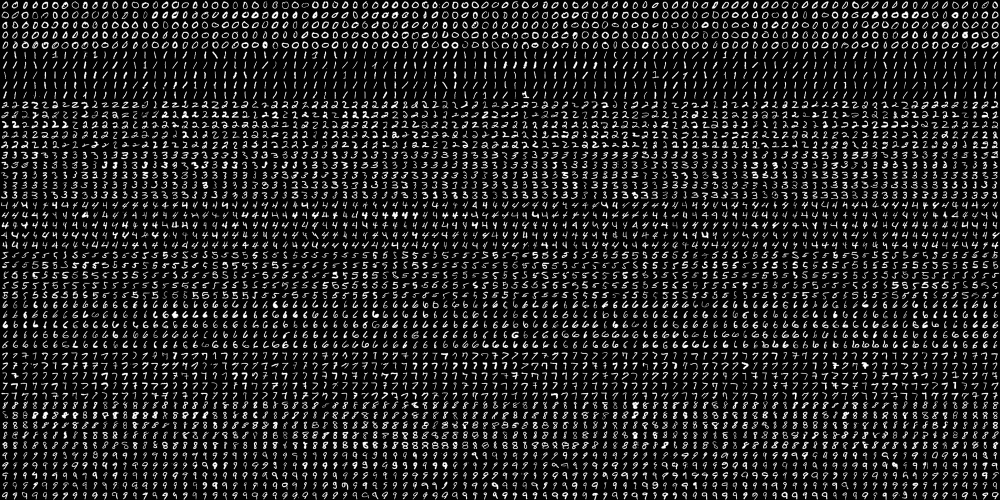
#> input picture 01-OpencvPythonTutorial/ch46-ML-KNN/digits.png, 2000 x 1000 px (shown at 1/2 size)
$ python '02-knn识别手写数字.py'
#> lines starting #> are read from the running program, lines starting #| are printed output that depends on the picture
# -*-coding:utf-8-*-
# @Author: Damon0626
# @Time  : 19-2-14 下午8:52
# @Email : wwymsn@163.com
# @Software: PyCharm


import cv2
import numpy as np
import matplotlib.pyplot as plt


img = cv2.imread('digits.png')
#> img is the input picture: shape (1000, 2000, 3); min 0, max 255, mean 33.8
gray = cv2.cvtColor(img, cv2.COLOR_BGR2GRAY)

cells = [np.hsplit(row, 100) for row in np.vsplit(gray, 50)]
#> cells = 50 items
x = np.array(cells)
# print(x.shape)  # 50, 100, 20, 20

train = x[:, :50].reshape(-1, 400).astype(np.float32)  # 2500train
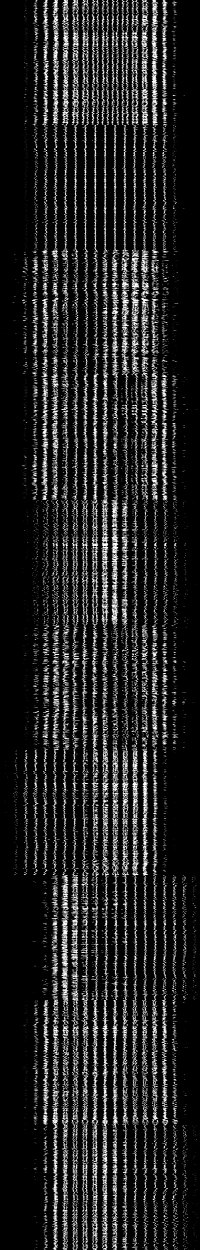
#> train: shape (2500, 400) float32 (shown at 1/2 size); min 0, max 255, mean 33.8
test = x[:, 50:100].reshape(-1, 400).astype(np.float32)
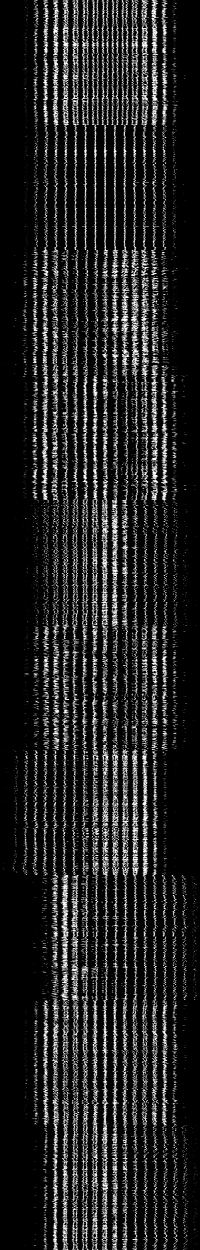
#> test: shape (2500, 400) float32 (shown at 1/2 size); min 0, max 255, mean 33.8

k = np.arange(10)  # 10分类
train_labels = np.repeat(k, 250)[:, np.newaxis]  # 2500*1
test_labels = train_labels.copy()


knn = cv2.ml.KNearest_create()
knn.train(train, cv2.ml.ROW_SAMPLE, train_labels)

ret, result, neighbours, dist = knn.findNearest(test, 5)
#> ret = 0; result = 2500 values, max 9 at index 452, min 0 at index 0, mean 4.47; neighbours = 2500 rows, first 6: [0, 0, 0, 0, 0], [0, 0, 0, 0, 0], [0, 0, 0, 0, 0], [0, 0, 5, 5, 5], [0, 0, 0, 0, 0], [0, 0, 0, 0, 0]; dist = 2500 rows, first 6: [361955, 598018, 606136, 608480, 610345], [790595, 959768, 1055851, 1065401, 1068785], [534520, 641045, 681043, 732508, 751514], [943748, 958162, 1052576, 1243297, 1249885], [796400, 841097, 878670, 896978, 960181], [396251, 671587, 715542, 749110, 751370]
matches = result == test_labels
correct = np.count_nonzero(matches)
#> correct = 2294
accuracy = correct*100/result.size
#> accuracy = 91.76
print("Accuracy:", accuracy, "%")
#| Accuracy: 91.76 %

np.savez('knn_data.npz', train=train, train_labels=train_labels, test=test, test_labels=test_labels)

# 载入上述保存的不可压缩npz文件
with np.load('knn_data.npz') as data:
	print(data.files)
	train = data['train']
	train_labels = data['train_labels']
	test = data['test']
	test_labels = data['test_labels']

pre_item = np.random.randint(1, 2500)
pre_pic = test[pre_item].reshape(20, 20)
_, result = knn.predict(test[pre_item - 1: pre_item])
plt.imshow(pre_pic)
print("The Prediction Result is:", int(result[0][0]))
plt.show()
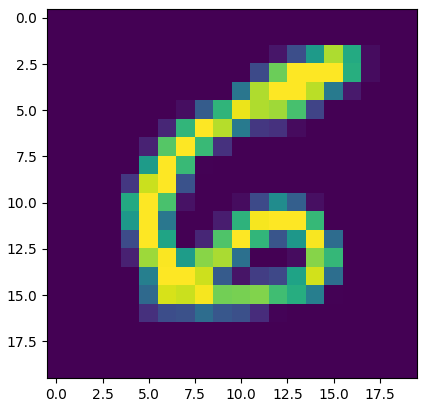
#> figure drawn by matplotlib, 1 panel
